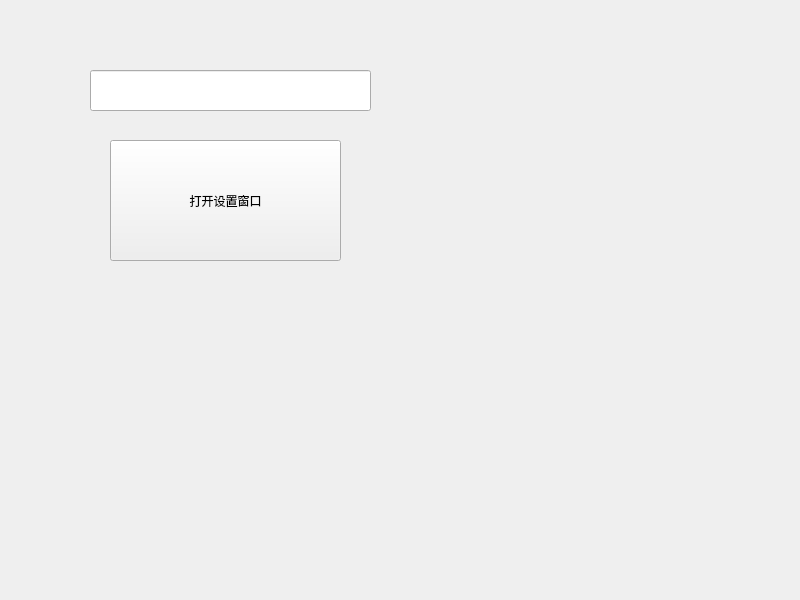
<?xml version="1.0" encoding="UTF-8"?>
<ui version="4.0">
 <class>Widget</class>
 <widget class="QWidget" name="Widget">
  <property name="geometry">
   <rect>
    <x>0</x>
    <y>0</y>
    <width>800</width>
    <height>600</height>
   </rect>
  </property>
  <property name="windowTitle">
   <string>Widget</string>
  </property>
  <widget class="QPushButton" name="btnOpen">
   <property name="geometry">
    <rect>
     <x>110</x>
     <y>140</y>
     <width>231</width>
     <height>121</height>
    </rect>
   </property>
   <property name="text">
    <string>打开设置窗口</string>
   </property>
  </widget>
  <widget class="QLineEdit" name="LineEdit">
   <property name="geometry">
    <rect>
     <x>90</x>
     <y>70</y>
     <width>281</width>
     <height>41</height>
    </rect>
   </property>
  </widget>
 </widget>
 <resources/>
 <connections/>
</ui>
